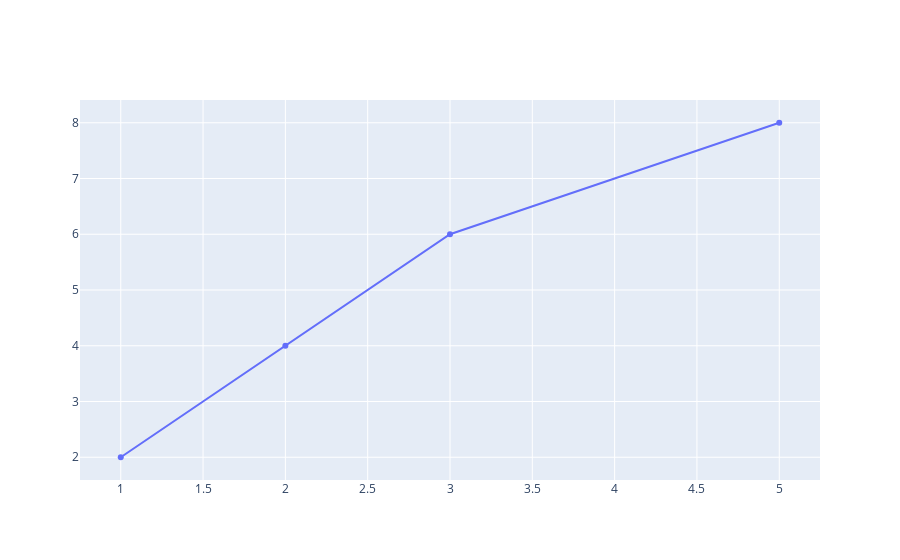

Here is the notebook cell this chart was saved with:
### Markdown cell above
<br>

To save the chart to Plotly Cloud or Plotly Enterprise, use `plotly.plotly.iplot`.

Use py.plot() to return the unique url and optionally open the url.

Use py.iplot() when working in a Jupyter Notebook to display the plot in the notebook.

<br>

### Code cell
iplot([{'x': [1,2,3,5], 'y': [2,4,6,8]}])

### Figure 1 — Plotly figure (JSON) as saved in the notebook; plotly's stock layout.template omitted (floating-point values rounded to 4 significant figures)
{"data": [{"type": "scatter", "x": [1, 2, 3, 5], "y": [2, 4, 6, 8]}], "layout": {}}
